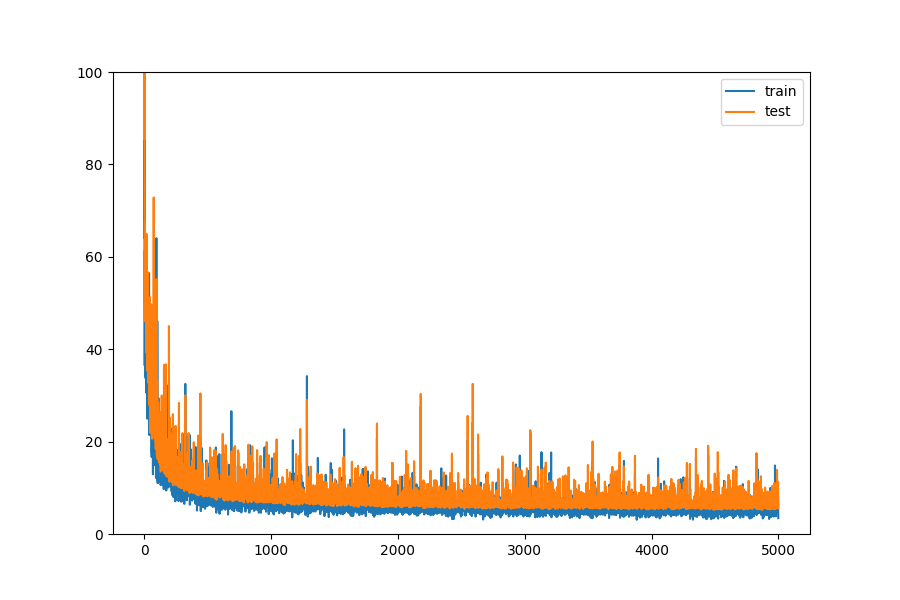

Write the Python code that produced this figure.
#!/usr/bin/env python3
import os
os.environ['TF_CPP_MIN_LOG_LEVEL']='2'
import tensorflow as tf
import matplotlib as mpl
import matplotlib.gridspec as gridspec
import pandas as pd
import numpy as np
mpl.use('Agg')
import time
import matplotlib.pyplot as plt

def convolve_inner_layers(x, W, b):
    '''
    inner layers of network --- tanh activation
    '''
    y = tf.nn.conv2d(x, W, strides = [1,1,1,1], padding='VALID')
    y = tf.nn.bias_add(y, b)
    return tf.nn.relu(y)

def convolve_ouput_layer(x, W, b):
    '''
    output layer of network --- linear activation
    '''
    y = tf.nn.conv2d(x, W, strides = [1,1,1,1], padding='VALID')
    y = tf.nn.bias_add(y, b)
    return y

def conv_net(x, W, b):
    '''
    entire conv net. each layer feed to following layer as well as output layer
    '''
    conv1 = convolve_inner_layers(x, W['weights1'], b['bias1'])
    conv2 = convolve_inner_layers(conv1, W['weights2'], b['bias2'])
    conv3 = convolve_inner_layers(conv2, W['weights3'], b['bias3'])
    conv4 = convolve_inner_layers(conv3, W['weights4'], b['bias4'])
    output_feed = tf.concat([conv1, conv2, conv3, conv4],3)
    output = convolve_ouput_layer(output_feed, W['weights_out'], b['bias_out'])
    return output

def get_variance(training_target):
    '''
    returns variance of the target data. used in normalizing the error.
    '''
    all_pixels = training_target.flatten()
    return all_pixels.var()

def normalize_input(train_data, test_data):
    '''
    normailizing input across each pixel an each channel (i.e. normalize for each input to network).
    '''
    mean, std_dev = np.mean(train_data, axis=0), np.std(train_data, axis=0)
    return (train_data - mean) / std_dev, (test_data - mean) / std_dev

def get_epoch(x, y, n):
    '''
    splits entire data set into an epoch with minibatch of size n. returns a dict with key being the
    minibatch number and the value being a length 2 list with the features in first index and
    targets in the second.
    '''
    input_size = x.shape[0]
    number_batches = input_size // n
    extra_examples = input_size % n
    batches = {}
    batch_indices = np.arange(input_size)
    np.random.shuffle(batch_indices)
    for i in range(number_batches):
        temp_indices = batch_indices[n*i:n*(i+1)]
        temp_x = []
        temp_y = []
        for j in temp_indices:
            temp_x.append(x[j])
            temp_y.append(y[j])
        batches[i] = [np.asarray(temp_x), np.asarray(temp_y)]
    if extra_examples != 0:
        extra_indices = batch_indices[input_size-extra_examples:input_size]
        temp_x = []
        temp_y = []
        for k in extra_indices:
            temp_x.append(x[k])
            temp_y.append(y[k])
        batches[i+1] = [np.asarray(temp_x), np.asarray(temp_y)]
    return batches

def main():
    print('welcome to ssim net.')

    # parameters
    filter_dim, filter_dim2 = 11, 1
    batch_size = 4
    image_dim, result_dim = 96, 86
    input_layer, first_layer, second_layer, third_layer, fourth_layer, output_layer = 4, 100, 50, 25, 10, 1
    learning_rate = .001
    epochs = 5000

    # data input
    # data_path = 'https://raw.githubusercontent.com/michaelneuder/image_quality_analysis/master/data/sample_data/'
    data_path = '/home/neuder/Dropbox/github/image_quality_analysis/data/sample_data/'

    # train data --- 500 images, 96x96 pixels
    orig_500 = pd.read_csv('{}orig_500.txt'.format(data_path), header=None, delim_whitespace = True)
    recon_500 = pd.read_csv('{}recon_500.txt'.format(data_path), header=None, delim_whitespace = True)

    # test data --- 140 images, 96x96 pixels
    orig_140 = pd.read_csv('{}orig_140.txt'.format(data_path), header=None, delim_whitespace = True)
    recon_140 = pd.read_csv('{}recon_140.txt'.format(data_path), header=None, delim_whitespace = True)

    # train target --- 500 images, 86x86 pixels (dimension reduction due no zero padding being used)
    ssim_500 = pd.read_csv('{}ssim_500_nogauss.csv'.format(data_path), header=None)
    ssim_140 = pd.read_csv('{}ssim_140_nogauss.csv'.format(data_path), header=None)

    print('images loaded...')

    # getting 4 input channels for train and test --- (orig, recon, orig squared, recon squared)
    original_images_train = orig_500.values
    original_images_train_sq = orig_500.values**2
    reconstructed_images_train = recon_500.values
    reconstructed_images_train_sq = recon_500.values**2

    original_images_test = orig_140.values
    original_images_test_sq = orig_140.values**2
    reconstructed_images_test = recon_140.values
    reconstructed_images_test_sq = recon_140.values**2

    # stack inputs
    training_input = np.dstack((original_images_train, reconstructed_images_train, original_images_train_sq, reconstructed_images_train_sq))
    testing_input = np.dstack((original_images_test, reconstructed_images_test, original_images_test_sq, reconstructed_images_test_sq))

    # normalize inputs
    training_input_normalized, testing_input_normalized = normalize_input(training_input, testing_input)

    # target values
    training_target = ssim_500.values
    testing_target = ssim_140.values

    # get size of training and testing set
    train_size = original_images_train.shape[0]
    test_size = original_images_test.shape[0]

    # reshaping features to (num images, 96x96, 4 channels)
    train_features = np.reshape(training_input_normalized, [train_size,image_dim,image_dim,input_layer])
    test_features =  np.reshape(testing_input_normalized, [test_size,image_dim,image_dim,input_layer])

    # reshaping target to --- (num images, 86x86, 1)
    train_target = np.reshape(training_target, [train_size, result_dim, result_dim, output_layer])
    test_target = np.reshape(testing_target, [test_size, result_dim, result_dim, output_layer])

    # initializing filters, this is what we are trying to learn --- fan in
    scaling_factor = 0.1
    initializer = tf.contrib.layers.xavier_initializer()
    weights = {
        'weights1': tf.get_variable('weights1', [filter_dim,filter_dim,input_layer,first_layer], initializer=initializer),
        'weights2': tf.get_variable('weights2', [filter_dim2,filter_dim2,first_layer,second_layer], initializer=initializer),
        'weights3': tf.get_variable('weights3', [filter_dim2,filter_dim2,second_layer,third_layer], initializer=initializer),
        'weights4': tf.get_variable('weights4', [filter_dim2,filter_dim2,third_layer,fourth_layer], initializer=initializer),
        'weights_out': tf.get_variable('weights_out', [filter_dim2,filter_dim2,fourth_layer+third_layer+second_layer+first_layer,output_layer], initializer=initializer)
    }
    biases = {
        'bias1': tf.get_variable('bias1', [first_layer], initializer=initializer),
        'bias2': tf.get_variable('bias2', [second_layer], initializer=initializer),
        'bias3': tf.get_variable('bias3', [third_layer], initializer=initializer),
        'bias4': tf.get_variable('bias4', [fourth_layer], initializer=initializer),
        'bias_out': tf.get_variable('bias_out', [output_layer], initializer=initializer)
    }

    # tensorflow setup
    x = tf.placeholder(tf.float32, [None, image_dim, image_dim, input_layer])
    y = tf.placeholder(tf.float32, [None, result_dim, result_dim, output_layer])

    # model
    prediction = conv_net(x, weights, biases)
    print(prediction)
    print(x)

    # get variance to normalize error terms during training
    variance = get_variance(train_target)

    # loss and optimization
    cost = tf.reduce_mean(tf.square(tf.subtract(prediction, y)))
    optimizer = tf.train.AdamOptimizer(learning_rate=learning_rate).minimize(cost)
    init = tf.global_variables_initializer()

    # error arrays
    training_error, testing_error = [], []
    epoch_time = np.asarray([])

    saver = tf.train.Saver()

    # tensorflow session & training
    with tf.Session() as sess:
        sess.run(init)
        global_start_time = time.time()
        print('starting training...')
        for epoch_count in range(epochs):
            start_time = time.time()
            epoch = get_epoch(train_features, train_target, batch_size)
            for i in epoch:
                x_data_train, y_data_train = np.asarray(epoch[i][0]), np.asarray(epoch[i][1])
                sess.run(optimizer, feed_dict={x : x_data_train, y : y_data_train})
                train_loss = sess.run(cost, feed_dict={x : x_data_train, y : y_data_train})
            training_error.append(100*train_loss/variance)
            test_loss = sess.run(cost, feed_dict={x : test_features, y : test_target})
            testing_error.append(100*test_loss/variance)
            end_time = time.time()
            epoch_time = np.append(epoch_time, end_time-start_time)
            print('current epoch: {} -- '.format(epoch_count)
                  +'current train error: {:.4f} -- '.format(100*train_loss/variance)
                  +'average epoch time: {:.4}s '.format(epoch_time.mean()))

            # plot the current error
            f, axarr = plt.subplots(nrows=1, ncols=1, figsize=(9,6))
            axarr.plot(np.arange(epoch_count+1), training_error, label='train')
            axarr.plot(np.arange(epoch_count+1), testing_error, label='test')
            axarr.legend()
            axarr.set_ylim(0,100)
            plt.savefig('ssim_net1.png')

            if epoch_count % 100 == 0:
                saver.save(sess, 'ssimNET{}'.format(epoch_count))

    print('training finished.')

if __name__ == '__main__':
    main()
